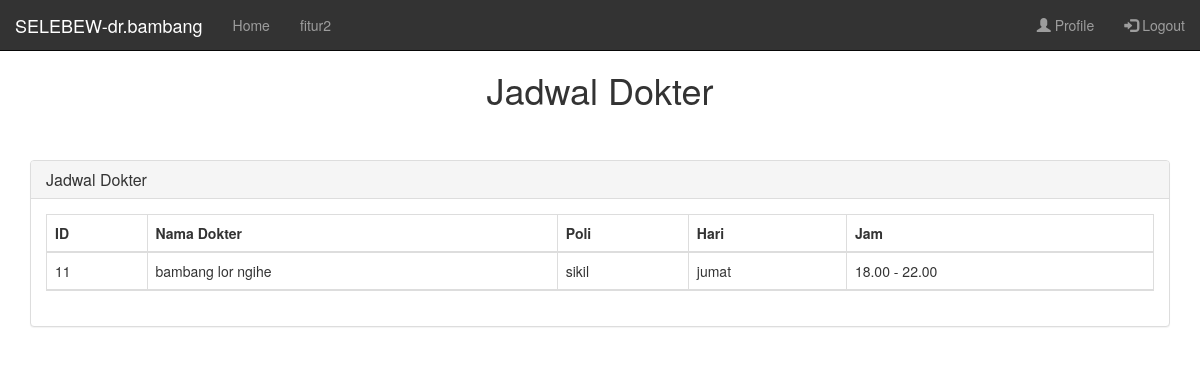
Page /index.php?controller=home&action=doctorHome (signed in) on the earlier database version.
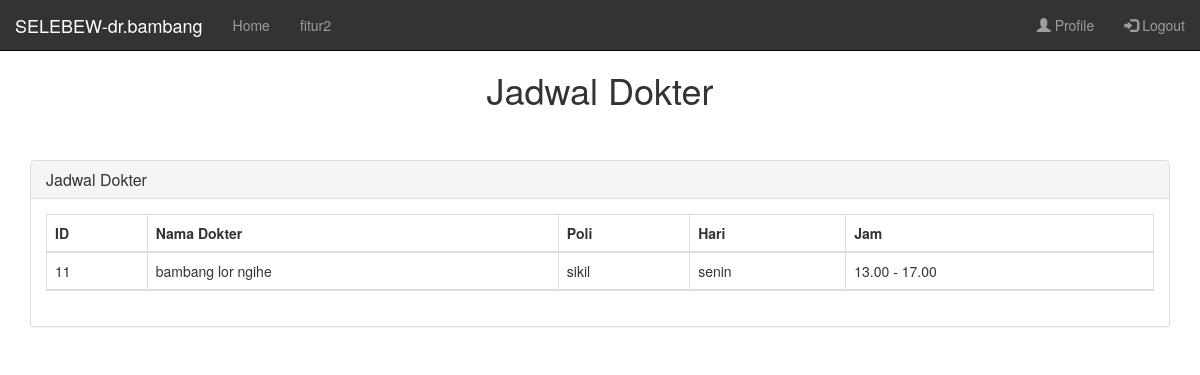
Same page on the later database version.
### tables this page shows
CREATE TABLE `jadwal` (
  `id_jadwal` int(11) NOT NULL,
  `id_user` int(11) NOT NULL,
  `id_poli` int(11) NOT NULL,
  `hari` varchar(100) NOT NULL,
  `id_waktu` int(11) NOT NULL
);

CREATE TABLE `waktu` (
  `id_waktu` int(11) NOT NULL,
  `waktu` varchar(255) NOT NULL
);

CREATE TABLE `users` (
  `id_user` int(11) NOT NULL,
  `username` varchar(100) NOT NULL,
  `password` varchar(100) NOT NULL,
  `level` int(1) NOT NULL,
  `nama` varchar(250) NOT NULL,
  `alamat` varchar(255) NOT NULL
);

CREATE TABLE `poli` (
  `id_poli` int(11) NOT NULL,
  `nama_poli` varchar(255) NOT NULL
);

### controllers/c_home.php (called while the page is built, shortened)
<?php
class HomeController{
public function doctorHome(){
  $posts= Home::showDoctorJadwalHome();
  require_once("views/pages/doctorHome.php");
}
}
 ?>

### routes.php (called while the page is built, shortened)
<?php
function call($controller, $action){
  switch ($controller) {
    case 'home':
    $controller=new HomeController();
    require_once('models/m_home.php');
    break;
  }
  $controller ->{ $action }();
}
call($controller,$action);
?>

### index.php (called while the page is built, shortened)
<?php
require_once('views/layout.php');
 ?>

### models/m_home.php (called while the page is built, shortened)
<?php
class Home{
  public static function showDoctorJadwalHome(){
    $list=[];
    $db = DB::getInstance();
    $req = $db->query("SELECT j.id_jadwal, u.nama, p.nama_poli, j.hari, w.waktu  FROM jadwal j join users u on j.id_user=u.id_user join poli p on j.id_poli=p.id_poli join waktu w on j.id_waktu=w.id_waktu where u.id_user=".$_SESSION['id_user']."");
    foreach ($req->fetchAll() as $post) {
      $list[] = array(
        'id_jadwal' => $post['id_jadwal'],
        'nama' => $post['nama'],
        'nama_poli' => $post['nama_poli'],
        'hari' => $post['hari'],
        'waktu' => $post['waktu']
      );
    }
    return $list;
  }
}
 ?>

### views/pages/doctorHome.php (the view, shortened to what this page needs)
<?php require_once('views/layoutDoctor.php') ?>
<!DOCTYPE html>
<html>
  <head>
  </head>
  <body class="padding-about">
    <h1 align="center">Jadwal Dokter</h1>
    <div class="container">
      <br><br>
      <div class="row">
        <div class="col-lg-12">
          <div class="panel panel-default">
            <div class="panel-heading">
              <h3 class="panel-title"><i class="fa fa-money fa-fw"></i> Jadwal Dokter</h3>
            </div>
            <div class="panel-body">
              <div class="table-responsive">
                <table class="table table-bordered table-hover table-striped">
                  <thead>
                    <tr>
                      <th>ID</th>
                      <th>Nama Dokter</th>
                      <th>Poli</th>
                      <th>Hari</th>
                      <th>Jam</th>
                      <?php foreach ($posts as $post) { ?>
                        <tr>
                          <td><?php echo $post['id_jadwal']  ?></td>
                          <td><?php echo $post['nama'] ?></td>
                          <td><?php echo $post['nama_poli'] ?></td>
                          <td><?php echo $post['hari']  ?></td>
                          <td><?php echo $post['waktu']  ?></td>
                        </tr><?php } ?>
                    </tr>
                  </thead>
                </table>
              </div>
            </div>
          </div>
        </div>
      </div>
    </div>
  </body>
</html>

Differences in the rows shown:
changed jadwal "bambang lor ngihe": hari "jumat" → "senin"; id_waktu.waktu "18.00 - 22.00" → "13.00 - 17.00"
